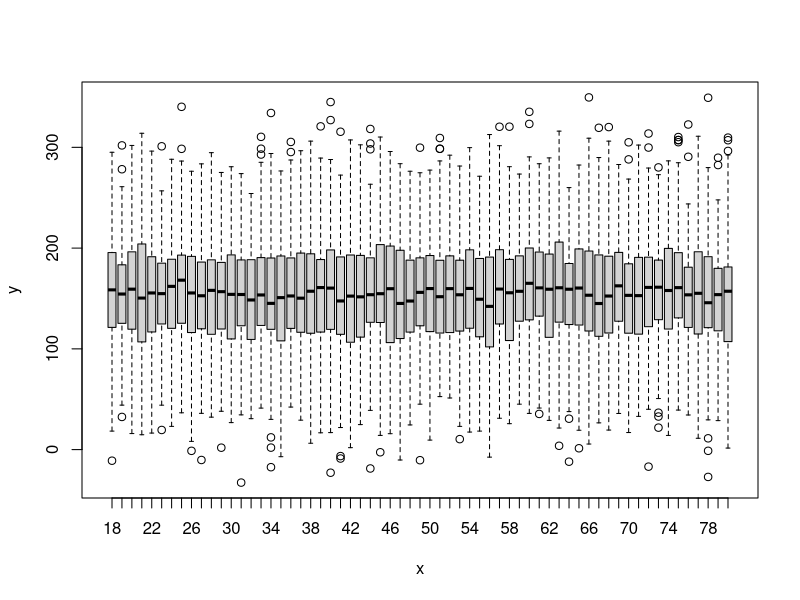
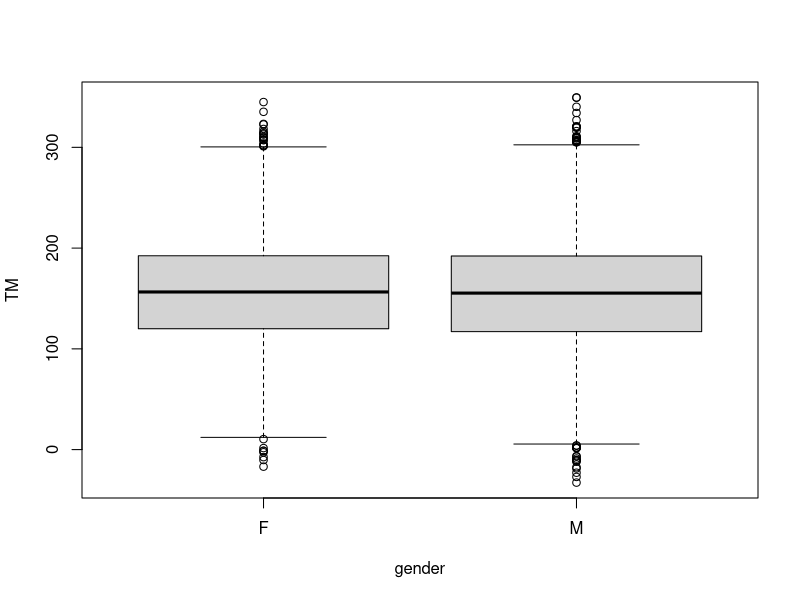
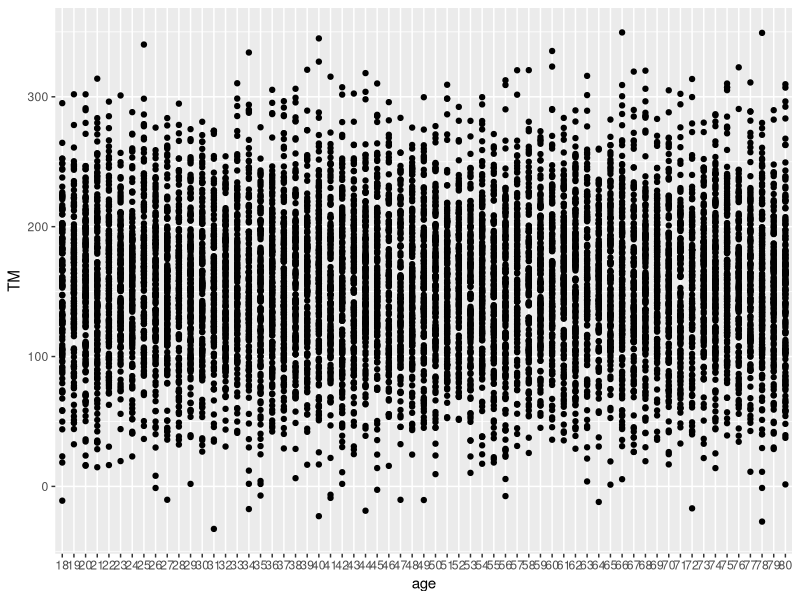
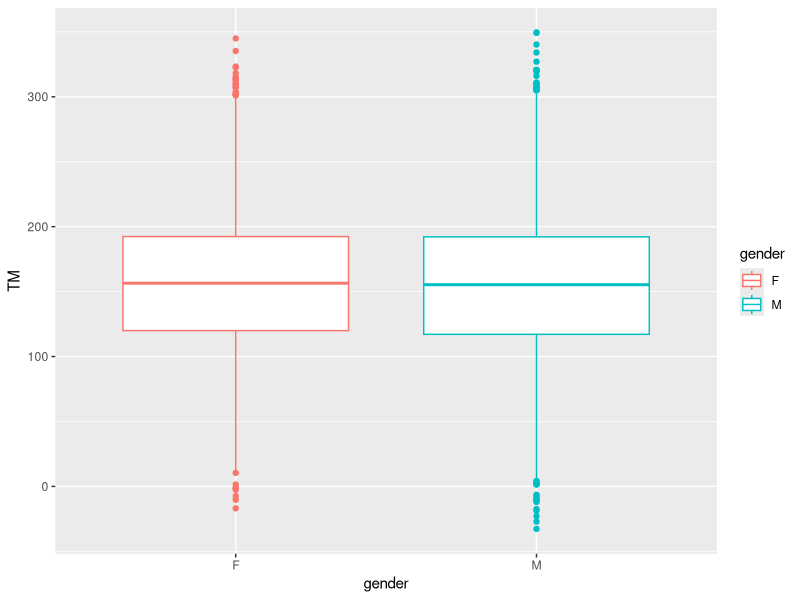

Generate these figures, in order, with R:
## simulate two datasets
dat1 <- data.frame(Patient=1:100,ND=rnorm(100,143,48),TM=rnorm(100,143,48))
dat2 <- data.frame(Patient=1:10000, ND=rnorm(10000,143,48), TM=rnorm(10000,156,55))

summary(dat1)
summary(dat2)


##t-test
t.test(dat1$ND,dat1$TM,paired = T)
res<-t.test(dat2$ND,dat2$TM,paired = T)

dat2.s100 <- dat2[sample(10000,100,replace = F),]
t.test(dat2.s100$ND,dat2.s100$TM,paired = T)

set.seed(42)
dat2.s1 <- dat2[sample(10000,100,replace = F),]
t.test(dat2.s1$ND,dat2.s1$TM,paired = T)

## plot gender and age
age <- sample(18:80, 10000,replace = T)
class(age)
age <- as.factor(age)
class(age)
gender <- sample(c("M","F"), 10000, replace = T)
dat2 <- cbind(dat2,age, gender)

plot(dat2$age, dat2$TM)
boxplot(TM ~ gender, data = dat2)

library(ggplot2)
g <- ggplot(dat2,aes(x= age, y= TM))
g <- g + geom_point()
g

g <- ggplot( dat2,aes(x= gender, y= TM, color=gender))
g <- g + geom_boxplot()
g

t.test(TM ~ gender, data=dat2)

##truncnorm
library("truncnorm")
ND = rtruncnorm(100, 0, 500, 143, 48)
